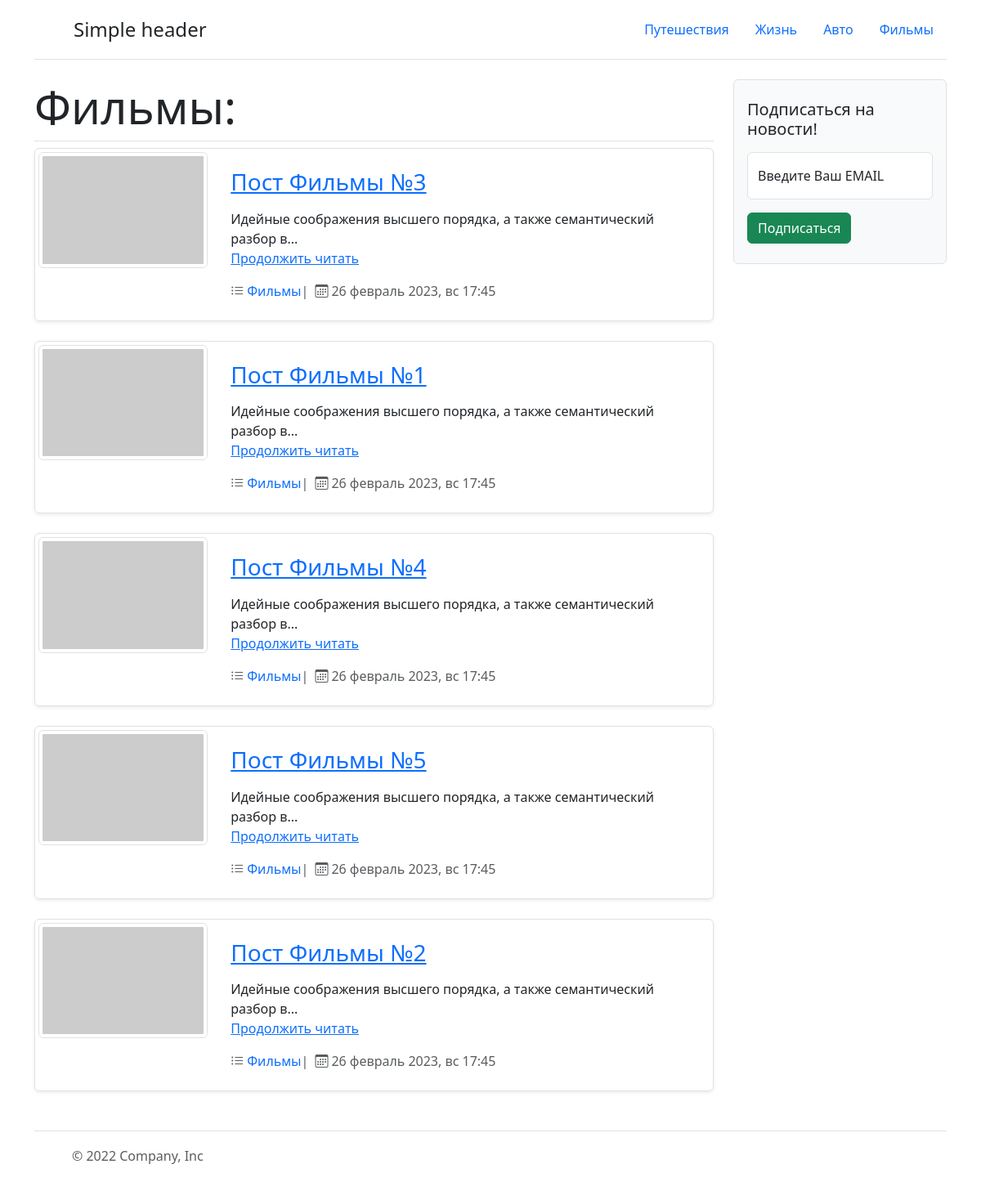
The page /category.php?id=4 on the database its author committed.
### tables this page shows
CREATE TABLE IF NOT EXISTS `categories` (
  `id` int(11) NOT NULL AUTO_INCREMENT,
  `title` varchar(256) NOT NULL,
  PRIMARY KEY (`id`)
);

CREATE TABLE IF NOT EXISTS `posts` (
  `id` int(11) NOT NULL AUTO_INCREMENT,
  `title` varchar(256) NOT NULL,
  `content` text NOT NULL,
  `image` text NOT NULL,
  `category_id` int(254) NOT NULL DEFAULT '0',
  `created_at` int(255) NOT NULL,
  PRIMARY KEY (`id`)
);

### app/include/functions.php (called while the page is built, shortened)
<?php
$IntlDateFormatter = datefmt_create(
  'ru-RU',
  IntlDateFormatter::FULL,
  IntlDateFormatter::FULL,
  'Europe/Minsk',
  null,
  'dd LLLL y, EEE HH:mm'
);
function get_categories()
{
  global $link;
  $sql = "SELECT * FROM `categories`;";
  mysqli_set_charset($link, 'utf8mb4');
  $result = mysqli_query($link, $sql);
  return mysqli_fetch_all($result, MYSQLI_ASSOC);
};
function get_posts_by_category($category_id)
{
  global $link;
  $category_id = mysqli_real_escape_string($link, $category_id);
  $sql = "SELECT * FROM `posts` WHERE `category_id` = '$category_id'";
  $result = mysqli_query($link, $sql);
  return mysqli_fetch_all($result, MYSQLI_ASSOC);
}
function get_category_title($category_id)
{
  global $link;
  $category_id = mysqli_real_escape_string($link, $category_id);
  $sql = "SELECT `title` FROM `categories` WHERE `id`=$category_id;";
  $result = mysqli_query($link, $sql);
  return mysqli_fetch_assoc($result)['title'];
}

### category.php (the view, shortened to what this page needs)
<?php
require 'app/header.php';
?>
<div class="row">
  <div class="col-md-9">
    <?php
    $category_id = $_GET['id'];
    $posts = get_posts_by_category($category_id);
    ?>
    <h1 class="display-4 border-bottom pb-2"><?= get_category_title($category_id) ?>:</h1>
    <?php foreach ($posts as $post) : ?>
      <div class="row g-0 border rounded overflow-hidden flex-md-row mb-4 shadow-sm h-md-250 position-relative">
        <div class="col-lg-3 d-lg-block m-1">
          <img src="<?= $post['image'] . $post['id'] ?>" alt="thumbnail" class="img-thumbnail">
        </div>
        <div class="col p-4 d-flex flex-column position-static">
          <h3 class="mb-0"><a href="/post.php?post_id=<?= $post['id'] ?>"><?= $post['title'] ?></a></h4>
            <p class="card-text d-block"><?= substr($post['content'], 0, 128) . '...'  ?>
              <a href="/post.php?post_id=<?= $post['id'] ?>" class="mb-auto d-block">Продолжить читать</a>
            </p>
            <ul class="text-muted nav gap-2">
              <li class='nav-item d-flex align-items-center'><i class='bi bi-list-ul me-1'></i><a href="/category.php?id=<?=$post['category_id']?>" class="text-decoration-none position-relative z-1"><?= get_category_title($post['category_id']) ?></a>| </li>
              <li class='nav-item d-flex align-items-center'><i class='bi bi-calendar3 me-1'></i><?= datefmt_format($IntlDateFormatter, $post['created_at']) ?></li>
            </ul>
        </div>
      </div>
    <?php endforeach ?>
  </div>
  <div class="col-md-3">
    <?php include_once './app/include/sidebar.php' ?>
  </div>
</div>
<?php
include 'app/footer.php';
?>

### app/header.php (shortened to what this page needs)
<?php
require_once 'include/database.php';
require 'include/functions.php';
?>
<!doctype html>
<html lang="en">
<head>
  <link href="https://cdn.jsdelivr.net/npm/bootstrap@5.3.0-alpha1/dist/css/bootstrap.min.css" rel="stylesheet">
  <link rel="stylesheet" href="/public/icons/bootstrap-icons.css">
  <link rel="stylesheet" href="../css/app.css">
</head>
<body>
  <div class="container">
    <header class="d-flex flex-wrap justify-content-center py-3 mb-4 border-bottom">
      <a href="/" class="d-flex align-items-center mb-3 mb-md-0 me-md-auto text-dark text-decoration-none">
        <svg class="bi me-2" width="40" height="32" role="img" aria-label="Bootstrap">
          <use xlink:href="../public/icons/bootstrap-icons.svg#bootstrap-fill"></use>
        </svg>
        <span class="fs-4">Simple header</span>
      </a>
      <?php
      $categories = get_categories();
      ?>
      <ul class="nav nav-pills">
        <?php if ($categories === 0) : ?>
          <li class="nav-item"><a href="#" class="nav-link">Добавить категорию</a></li>
        <?php else : ?>
          <?php foreach ($categories as $category) : ?>
            <li class="nav-item"><a href="/category.php?id=<?= $category['id'] ?>" class="nav-link"><?= $category['title'] ?></a></li>
          <?php endforeach; ?>
        <?php endif; ?>
      </ul>
    </header>

### css/app.css (style rules this page uses)
.bi { vertical-align: -0.125em; fill: currentColor; }

### rows shown on the page
categories: title "Путешествия"
categories: title "Жизнь"
categories: title "Авто"
categories: title "Фильмы"
posts: title "Пост Фильмы №3", content "Идейные соображения высшего порядка, а также семантический разбор в", category.title "Фильмы", created_at "26 февраль 2023, вс 17:45"
posts: title "Пост Фильмы №1", content "Идейные соображения высшего порядка, а также семантический разбор в", category.title "Фильмы", created_at "26 февраль 2023, вс 17:45"
posts: title "Пост Фильмы №4", content "Идейные соображения высшего порядка, а также семантический разбор в", category.title "Фильмы", created_at "26 февраль 2023, вс 17:45"
posts: title "Пост Фильмы №5", content "Идейные соображения высшего порядка, а также семантический разбор в", category.title "Фильмы", created_at "26 февраль 2023, вс 17:45"
posts: title "Пост Фильмы №2", content "Идейные соображения высшего порядка, а также семантический разбор в", category.title "Фильмы", created_at "26 февраль 2023, вс 17:45"
